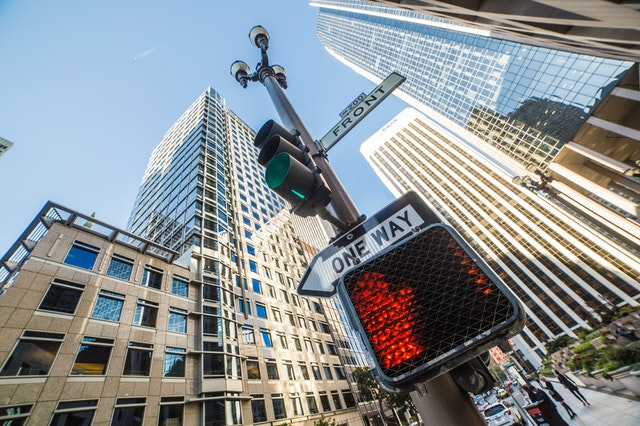
#> input picture source_from_notebooks/city.jpeg, 640 x 426 px
$ python array_modify_axis_operations.py
#> lines starting #> are read from the running program, lines starting #| are printed output that depends on the picture
# Modifying Arrays
import numpy as np
from matplotlib import pyplot as plt

# Bulk Assignment with Slices
a = np.arange(10)  # Array: [0, 1, 2, ..., 9]
a[3:6] = 999  # Assign 999 to indices 3, 4, 5
# Result: array([  0,   1,   2, 999, 999, 999,   6,   7,   8,   9])

a[1:4] += 1000  # Add 1000 to indices 1, 2, 3
# Result: array([   0, 1001, 1002, 1999,  999,  999,    6,    7,    8,    9])

# Replacement with Another Array
b = np.random.random(10)  # Random array of size 10
b[3:7] = np.arange(4)  # Replace slice with values from np.arange(4)
# Example result: array([... 0.0, 1.0, 2.0, 3.0, ...])
print(b)

# Element-wise Operations
c = np.arange(15)  # Array: [0, 1, 2, ..., 14]
c[5:] *= 10  # Multiply elements from index 5 onward by 10
# Result: array([ 0, 1, 2, 3, 4, 50, 60, 70, ..., 140])
print(c)

c[3:7] **= 2  # Square elements at indices 3 through 6
# Result: array([   0,    1,    2,    9,   16, 2500, 3600,   70,   80,   90, ...])

# Image Manipulation
m = plt.imread("city.jpeg").astype(float).copy()  # Read an image and copy it
m /= 255  # Normalize pixel values to [0, 1]

# Modify the red channel
m[:, :, 0] *= 1.5  # Increase red channel intensity by 50%
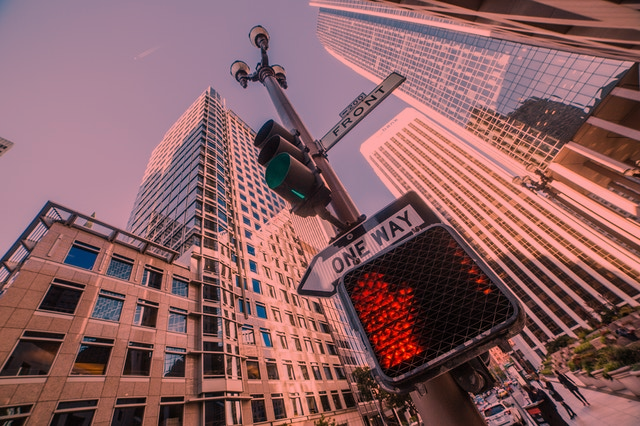
#> m: shape (426, 640, 3) float64; mean R, G, B 0.816, 0.567, 0.58; drawn with min black and max white

# Add green block
m[100:300, 400:500] = [0, 1, 0]  # Green block in a rectangular region

# Add red block
m[50:200, 20:200] = [1, 0, 0]  # Red block in a different rectangular region
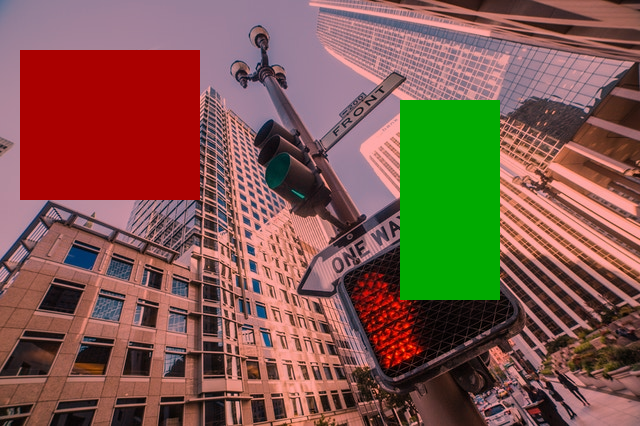
#> m: shape (426, 640, 3) float64; mean R, G, B 0.749, 0.521, 0.452; drawn with min black and max white

# Display the modified image
plt.imshow(m)

# Operations on Axes
a = np.arange(50).reshape(5, 10)  # Reshape into 5x10 matrix

# Total sum
print(a.sum())  # Result: 1225

# Sum along columns
print(a.sum(axis=0))  # Result: array([100, 105, ..., 145])

# Sum along rows
print(a.sum(axis=1))  # Result: array([ 45, 145, ..., 445])

# Maximum values along columns
print(a.max(axis=0))  # Result: array([40, 41, ..., 49])

# Row means
print(a.mean(axis=1))  # Result: array([ 4.5, 14.5, ..., 44.5])

# Sorting
b = np.random.random((100, 150))  # Random 2D array of size 100x150

# Sort each row
plt.imshow(np.sort(b), 'gray')  # Each row is sorted
plt.colorbar(orientation='horizontal', fraction=0.06)

# Sort each column
plt.imshow(np.sort(b, axis=0), 'gray')  # Each column is sorted
plt.colorbar(fraction=0.03)

# Sort all elements
plt.imshow(np.sort(b.ravel()).reshape(b.shape), 'gray')  # All elements are sorted
plt.colorbar()
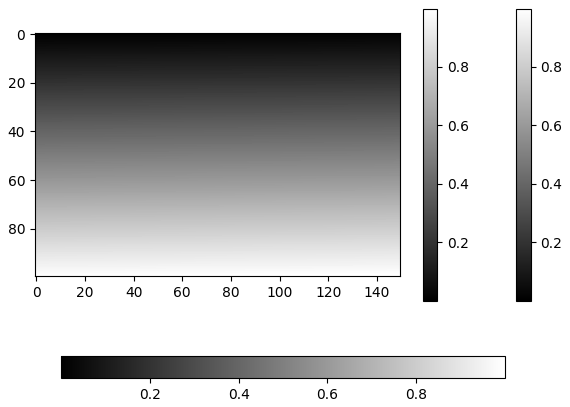
#> figure drawn by matplotlib, 4 panels
